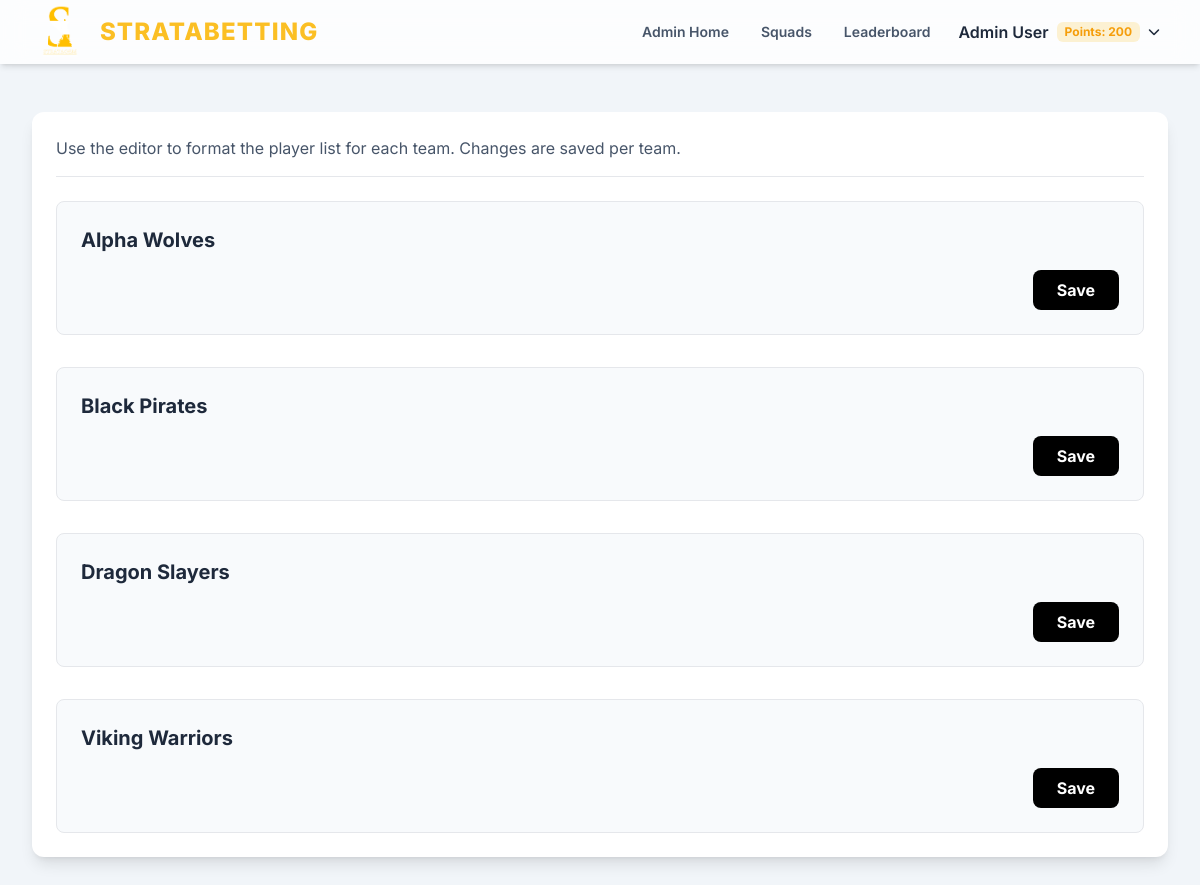
Screenshot of /admin/squads (signed in) with the database file from the repository.
### app.py (models this page shows, shortened)
class User(db.Model):
    roll_number = db.Column(db.String(20), primary_key=True)
    name = db.Column(db.String(100), nullable=False)
    password_hash = db.Column(db.String(60), nullable=False)
    points = db.Column(db.Integer, nullable=False, default=200)
    is_admin = db.Column(db.Boolean, nullable=False, default=False)
    bets = db.relationship('Bet', backref='bettor', lazy=True, cascade="all, delete-orphan")
    @property
    def password(self):
        raise AttributeError('password is not a readable attribute')

class Team(db.Model):
    id = db.Column(db.Integer, primary_key=True)
    name = db.Column(db.String(50), unique=True, nullable=False)
    squad = db.Column(db.Text, nullable=True)

### app.py (the view)
    def decorated_function(*args, **kwargs):
        user = get_current_user()
        if not user or not user.is_admin:
            flash("You do not have permission to access this page.", "danger")
            return redirect(url_for('login'))
        return f(*args, **kwargs)

### app.py (called while the page is built, shortened)
def get_current_user():
    if 'roll_number' in session:
        return User.query.get(session['roll_number'])
    return None

def admin_required(f):
    def decorated_function(*args, **kwargs):
        user = get_current_user()
        if not user or not user.is_admin:
            flash("You do not have permission to access this page.", "danger")
            return redirect(url_for('login'))
        return f(*args, **kwargs)
    decorated_function.__name__ = f.__name__
    return decorated_function

@app.route('/admin/squads', methods=['GET', 'POST'])
@admin_required
def manage_squads():
    user = get_current_user()
    teams = Team.query.all()
    return render_template('admin/squads.html', user=user, teams=teams)

### templates/admin/squads.html (shortened to what this page needs)
{% extends "base.html" %}
{% block content %}
<div class="bg-white dark:bg-gray-800 p-6 rounded-xl shadow-lg">
    <p class="text-slate-600 dark:text-slate-400 mb-6 border-b dark:border-gray-700 pb-4">
        Use the editor to format the player list for each team. Changes are saved per team.
    </p>
    <div class="space-y-8">
        {% for team in teams %}
        <div class="bg-slate-50 dark:bg-gray-800/50 p-6 rounded-lg border dark:border-gray-200 dark:border-gray-700">
            <form method="POST" action="{{ url_for('manage_squads') }}">
                <label class="block text-xl font-bold text-slate-800 dark:text-slate-200"
                    for="squad_text_{{ team.id }}">
                    {{ team.name }}
                </label>
                <div class="mt-4 flex justify-end">
                    <button type="submit"
                        class="bg-black hover:bg-gray-800 dark:bg-amber-400 dark:hover:bg-amber-500 dark:text-black text-white font-bold py-2 px-6 rounded-lg focus:outline-none focus:ring-2 focus:ring-offset-2 focus:ring-amber-400 dark:focus:ring-offset-gray-800 transition-colors">
                        Save
                    </button>
                </div>
            </form>
        </div>
        {% endfor %}
    </div>
</div>
{% endblock %}

### templates/base.html (shortened to what this page needs)
<!DOCTYPE html>
<html lang="en" x-data="{ isDarkMode: true }" x-init="
    isDarkMode = JSON.parse(localStorage.getItem('isDarkMode')) ?? true;
    $watch('isDarkMode', value => localStorage.setItem('isDarkMode', JSON.stringify(value)))"
    :class="isDarkMode ? 'dark' : ''">
<head>
    <link rel="stylesheet" type="text/css" href="https://unpkg.com/trix@2.0.8/dist/trix.css">
    <script src="https://cdn.tailwindcss.com"></script>
    <link rel="stylesheet" href="https://cdnjs.cloudflare.com/ajax/libs/font-awesome/6.4.2/css/all.min.css">
</head>
<body class="bg-slate-100 dark:bg-gray-900 text-slate-800 dark:text-slate-300 transition-colors duration-300">
    <div class="min-h-full">
        <nav x-data="{ isMobileMenuОpen: false }"
            class="bg-white/80 dark:bg-gray-800/80 backdrop-blur-md shadow-md fixed w-full z-40">
            <div class="mx-auto max-w-7xl px-4 sm:px-6 lg:px-8">
                <div class="flex h-16 items-center justify-between">
                    <div class="flex items-center">
                        <div class="flex-shrink-0">
                            <a href="/" class="flex items-center space-x-3">
                                <img class="h-14 w-auto" src="{{ url_for('static', filename='stratagem-logo.png') }}"
                                    alt="Stratagem Logo">
                                <span class="text-amber-400 font-extrabold text-2xl tracking-wider">
                                    STRATABETTING
                                </span>
                            </a>
                        </div>
                    </div>
                    <div class="hidden md:block">
                        <div class="ml-10 flex items-center space-x-2">
                            {% if user %}
                            {% if user.is_admin %}
                            <a href="{{ url_for('admin_dashboard') }}"
                                class="text-slate-600 dark:text-slate-300 hover:text-amber-400 px-3 py-2 text-sm font-semibold transition-colors">Admin
                                Home</a>
                            {% endif %}
                            <a href="{{ url_for('squads') }}"
                                class="text-slate-600 dark:text-slate-300 hover:text-amber-400 px-3 py-2 text-sm font-semibold transition-colors">Squads</a>
                            <a href="{{ url_for('leaderboard') }}"
                                class="text-slate-600 dark:text-slate-300 hover:text-amber-400 px-3 py-2 text-sm font-semibold transition-colors">Leaderboard</a>
                            <div class="relative group" x-data="{ open: false }">
                                <button @click="open = !open"
                                    class="flex items-center space-x-2 p-2 rounded-lg hover:bg-slate-200 dark:hover:bg-gray-700">
                                    <span class="font-semibold text-slate-800 dark:text-white">{{ user.name }}</span>
                                    <span
                                        class="bg-amber-400/20 text-amber-500 font-bold px-2 py-0.5 rounded-md text-xs">Points:
                                        {{ user.points }}</span>
                                    <i class="fa-solid fa-chevron-down text-xs transition-transform dark:text-slate-300"
                                        :class="open ? 'rotate-180' : ''"></i>
                                </button>
                            </div>
                            {% endif %}
                        </div>
                    </div>
                </div>
            </div>
        </nav>
        <main class="pt-16">
            <div class="mx-auto max-w-7xl py-12 sm:px-6 lg:px-8">
                {% block content %}{% endblock %}
            </div>
        </main>
    </div>
</body>
</html>

### templates/base.html (style rules this page uses)
body { font-family: 'Inter', sans-serif; }
.text-amber-400 { color: #FFBF00; }

### rows the page displays
User: name "Admin User", points "200"
Team: name "Alpha Wolves"
Team: name "Black Pirates"
Team: name "Dragon Slayers"
Team: name "Viking Warriors"
